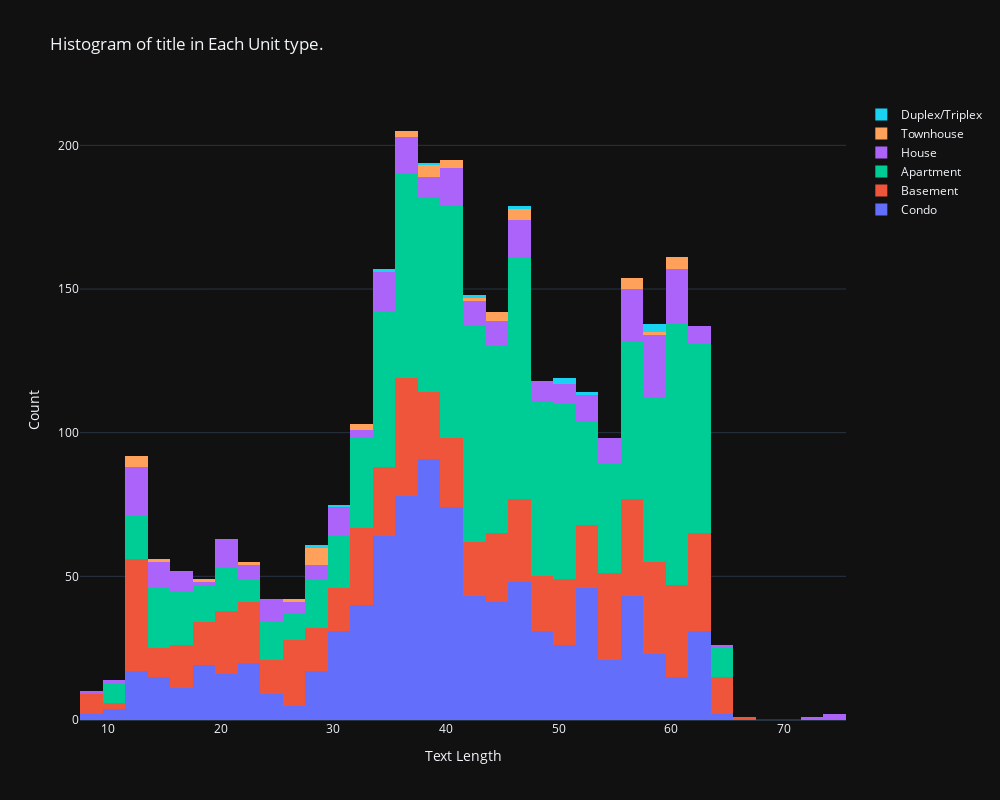

The notebook cell saved with this chart:
### Code cell
# plot the histogram of length in each category.
fig = go.Figure()
for category in categories:
    fig.add_trace(go.Histogram(x=df[df['unit_type'] == category]['text_length_title'], name=category))

# Update layout for better visualization
fig.update_layout(barmode='stack',
                  xaxis_title='Text Length',
                  yaxis_title='Count',
                  title='Histogram of title in Each Unit type.',
                  autosize=False,
                  template='plotly_dark',
                  height = 800,
                  width=1000)

fig.show()

### Figure 1 — Plotly figure (JSON) as saved in the notebook; plotly's stock layout.template omitted (floating-point values rounded to 4 significant figures; data arrays with more than 128 entries replaced by an {"elided": "..."} marker saying what was removed)
{"data": [{"name": "Condo", "type": "histogram", "x": {"elided": "883 int values"}}, {"name": "Basement", "type": "histogram", "x": {"elided": "647 int values"}}, {"name": "Apartment", "type": "histogram", "x": {"elided": "1159 int values"}}, {"name": "House", "type": "histogram", "x": {"elided": "260 int values"}}, {"name": "Townhouse", "type": "histogram", "x": [40, 23, 41, 40, 60, 58, 13, 14, 57, 42, 28, 27, 38, 39, 28, 12, 36, 18, 33, 57, 38, 28, 38, 44, 46, 60, 61, 46, 13, 28, 29, 60, 12, 47, 36, 56, 45, 47, 29, 45, 32, 56]}, {"name": "Duplex/Triplex", "type": "histogram", "x": [51, 59, 43, 47, 50, 52, 58, 31, 38, 34, 29, 58]}], "layout": {"autosize": false, "barmode": "stack", "height": 800, "title": {"text": "Histogram of title in Each Unit type."}, "width": 1000, "xaxis": {"title": {"text": "Text Length"}}, "yaxis": {"title": {"text": "Count"}}}}
